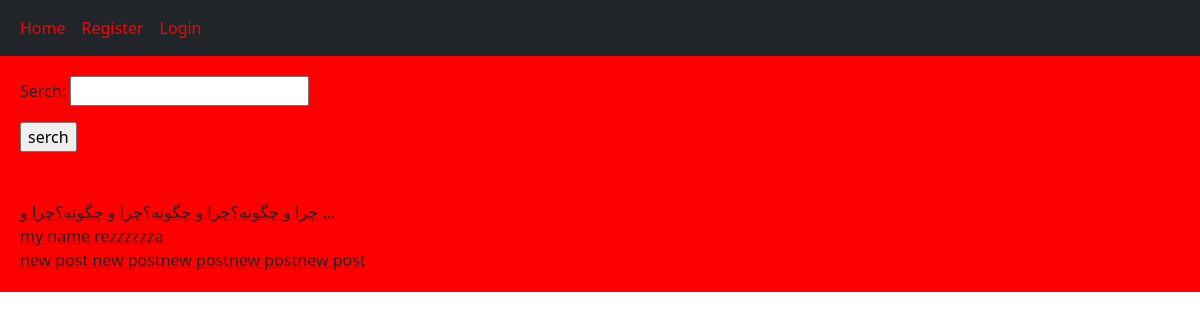
/home/, run on the app's committed database.
### home/models.py (models this page shows, shortened)
class Post(models.Model):
    user = models.ForeignKey(
        User, on_delete=models.CASCADE, related_name='posts')
    body = models.TextField()
    slug = models.SlugField()
    create = models.DateTimeField()
    updted = models.DateTimeField()
    class Meta:
        ordering = ['create']

### home/views.py (the view)
# urls.py: path('', views.Home.as_view(), name='home'),
class Home(View):
    class_form = SerchForm
    def get(self, request):
        post = Post.objects.all()
        if request.GET.get('serch'):
            post = post.filter(body__contains=request.GET['serch'])
        return render(request, 'home/index.html', {'post': post, 'class_form': self.class_form})

### home/templates/home/index.html
{% extends 'base.html' %} {% block content %}
<form action="" method="get">
  {{class_form.as_p}}
  <input type="submit" value="serch" />
</form>
<br /><br />
<div class="body">
  {% for posts in post %}
  <a href="{% url 'detail' posts.id posts.slug %}" class="card-body"
    >{{posts.body | truncatewords:8}}<br
  /></a>
  {% endfor %}
</div>
{% endblock %}

### data on the page
Post: body "چرا و چگونه؟چرا و چگونه؟چرا و چگونه؟چرا و …"
Post: body "my name rezzzzzza"
Post: body "new post new postnew postnew postnew post"
